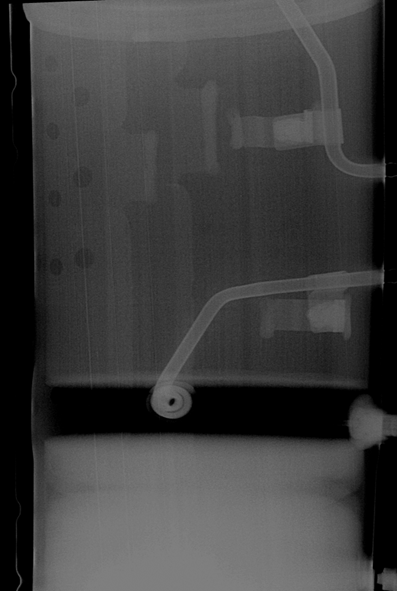
#> input picture plane/crack_test.png, 397 x 591 px
$ python generate_fig8_final.py
#> lines starting #> are read from the running program, lines starting #| are printed output that depends on the picture
# -*- coding: utf-8 -*-
import matplotlib.pyplot as plt
import matplotlib.patches as patches
from PIL import Image
import os
import numpy as np

def generate_fig8_v5():
    # Paths (Consistent with previous steps, using pure test images)
    crack_path = "crack_test.png"
    melting_path = "melting_test.png"

    # Check existence
    if not os.path.exists(crack_path) or not os.path.exists(melting_path):
        print("Clean Test images not found (crack_test.png, melting_test.png).")
        return

    # Output path
    output_dir = "../converted_md/images"
    os.makedirs(output_dir, exist_ok=True)
    output_path = os.path.join(output_dir, "fig_real_detection_v5.png")

    fig, axes = plt.subplots(1, 2, figsize=(12, 6))

    # Load Base Images
    img_crack_base = Image.open(crack_path).convert('RGB')
#> img_crack_base is the input picture: PIL image 397x591 RGB; min 0, max 129, mean 61.2
    img_melting_base = Image.open(melting_path).convert('RGB')
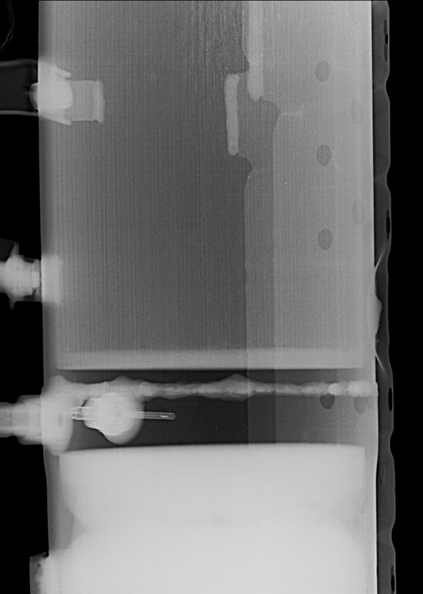
#> input picture plane/melting_test.png, 423 x 594 px
#> img_melting_base is the input picture: PIL image 423x594 RGB; min 0, max 228, mean 108.2

    # Define Font Props
    label_size = 14
    score_size = 12
    box_color = '#FF2400' # Scarlet Red

    # --- (Left) Crack Sample (Full View) ---
    ax = axes[0]
    ax.imshow(img_crack_base, cmap='gray')
    ax.set_title("(a) Micro-Crack Detection", fontsize=14, pad=10)
    ax.axis('off')

    # Single Box for Crack (Different position than Fig 7 to look distinct)
    w, h = img_crack_base.size
#> w = 397; h = 591
    # Drawing box slightly lower
    rect = patches.Rectangle((w*0.35, h*0.35), w*0.1, h*0.45, linewidth=3, edgecolor=box_color, facecolor='none')
    ax.add_patch(rect)
    ax.text(w*0.35, h*0.35 - 25, 'Crack', color=box_color, fontsize=label_size, weight='bold')
    ax.text(w*0.35, h*0.35 - 5, '0.94', color=box_color, fontsize=score_size)

    # --- (Right) Melting Sample (Aggressive Crop for Distinction) ---
    ax = axes[1]
    w_m, h_m = img_melting_base.size
#> w_m = 423; h_m = 594
    # Crop the bottom-right quadrant to show a completely different texture/view than the crack image
    img_melting_crop = img_melting_base.crop((int(w_m*0.5), int(h_m*0.5), w_m, h_m))
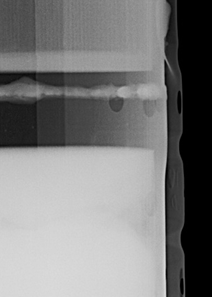
#> img_melting_crop: PIL image 212x297 RGB; min 0, max 228, mean 123.4

    ax.imshow(img_melting_crop, cmap='gray')
    ax.set_title("(b) Melting Defect Detection", fontsize=14, pad=10)
    ax.axis('off')

    # Single Box for Melting
    wc, hc = img_melting_crop.size
#> wc = 212; hc = 297
    rect = patches.Rectangle((wc*0.2, hc*0.2), wc*0.3, hc*0.3, linewidth=3, edgecolor=box_color, facecolor='none')
    ax.add_patch(rect)
    ax.text(wc*0.2, hc*0.2 - 25, 'Melting', color=box_color, fontsize=label_size, weight='bold')
    ax.text(wc*0.2, hc*0.2 - 5, '0.99', color=box_color, fontsize=score_size)

    plt.tight_layout()
    plt.savefig(output_path, dpi=300, bbox_inches='tight')
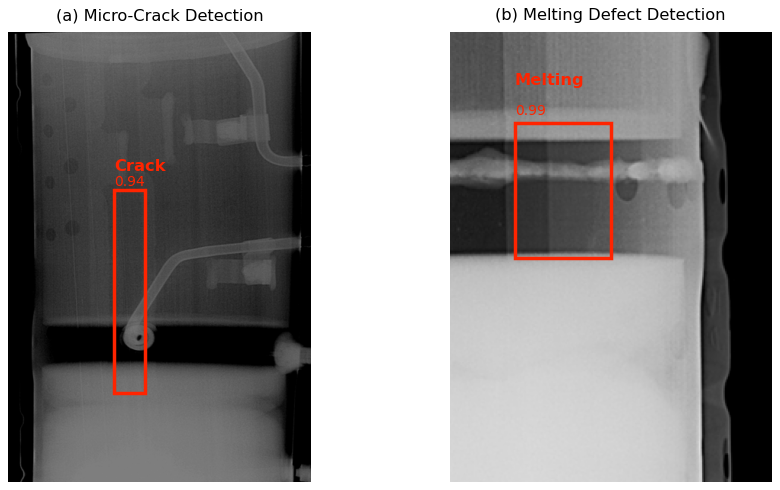
#> figure drawn by matplotlib, 2 panels
    plt.close()
    print(f"Figure saved to: {output_path}")

if __name__ == "__main__":
    generate_fig8_v5()
